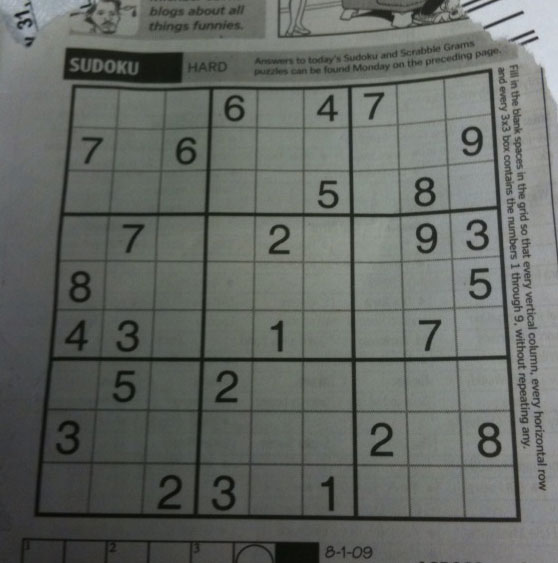
#> input picture Image4Otsu/sudoku.png, 558 x 563 px, found by its file name
$ python lab3-4.py
#> lines starting #> are read from the running program, lines starting #| are printed output that depends on the picture
import cv2
import numpy as np
import matplotlib.pyplot as plt
img = cv2.imread(r'D:\junior_3\Term2_2566\ComputerVision\1\Image4Otsu\sudoku.png')
#> img is the input picture: shape (563, 558, 3); mean B, G, R 99.5, 104.1, 100
rows, cols = img.shape[0], img.shape [1]
#> rows = 563; cols = 558

#image translation
M = np.float32 ([[1,0,100], [0,1,50]])
trans = cv2.warpAffine (img, M, (cols, rows))
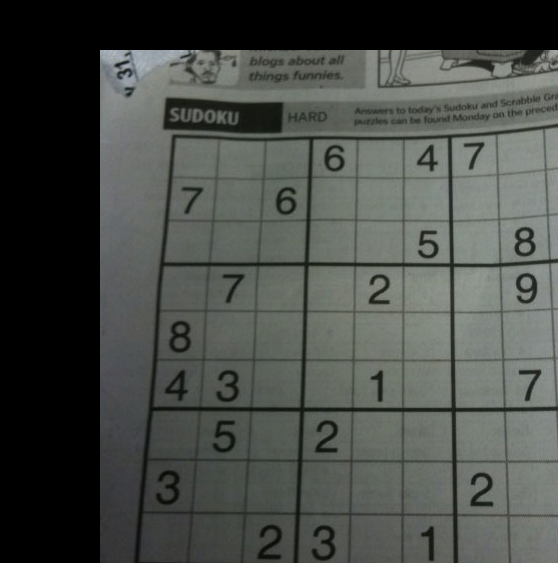
#> trans: shape (563, 558, 3); mean B, G, R 71.3, 75.5, 71.9

#image rotation
M = cv2.getRotationMatrix2D (((cols-1)/2.0, (rows-1)/2.0), 60,1)
rot = cv2.warpAffine (img, M, (cols, rows))
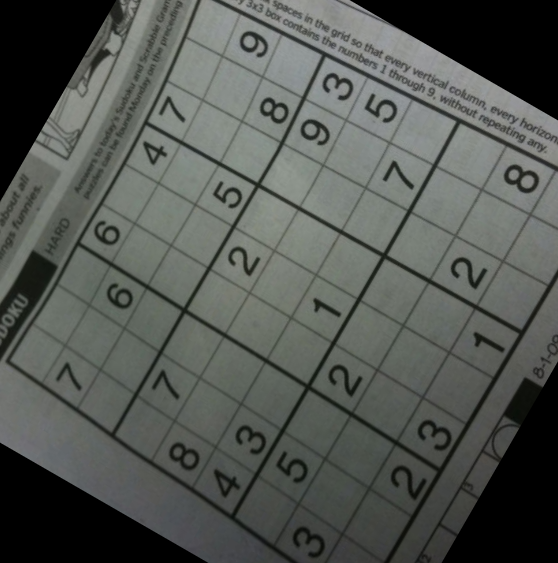
#> rot: shape (563, 558, 3); mean B, G, R 82.5, 87, 83.2

rot1 = cv2.rotate (img, cv2.ROTATE_90_CLOCKWISE)
rot2 = cv2.rotate (img, cv2.ROTATE_180)
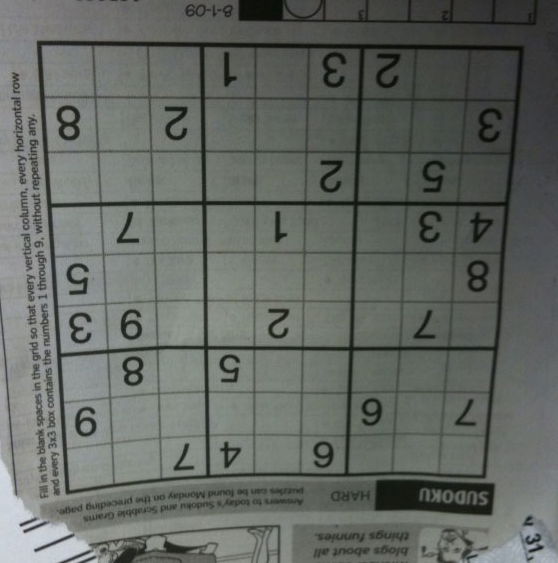
#> rot2: shape (563, 558, 3); mean B, G, R 99.5, 104.1, 100
rot3 = cv2.rotate (img, cv2.ROTATE_90_COUNTERCLOCKWISE)
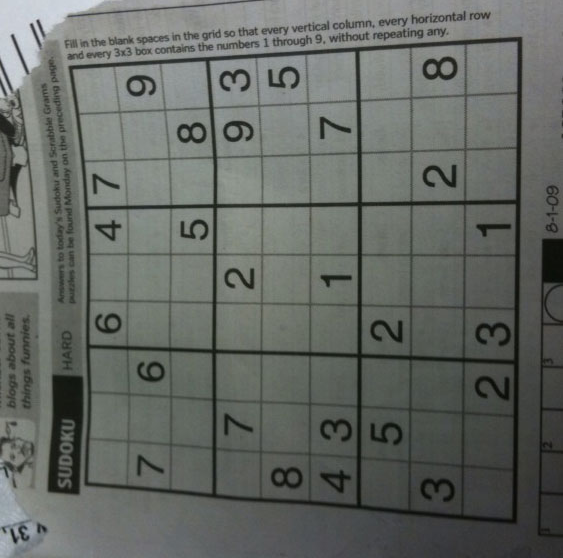
#> rot3: shape (558, 563, 3); mean B, G, R 99.5, 104.1, 100

# affine tranformation
pts1 = np.float32 ([[50,50], [200, 50], [50,200]])
pts2 = np.float32 ([[10,100], [200, 50], [100,250]])
M = cv2.getAffineTransform (pts1,pts2)
aff= cv2.warpAffine (img, M, (cols, rows))
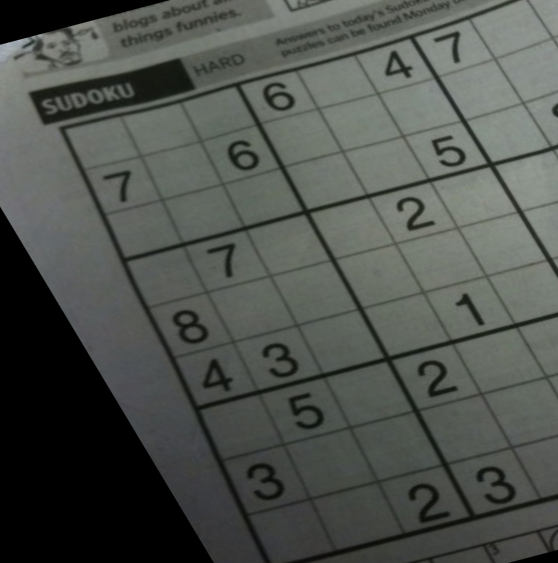
#> aff: shape (563, 558, 3); mean B, G, R 77.4, 82.3, 78.3

# Perspective Transformation
pts1 = np.float32 ([[73,85], [493,68], [35,515], [522,523]])
pts2 = np.float32 ([[0,0], [300,0], [0,300], [300, 300]])
M = cv2.getPerspectiveTransform (pts1,pts2)
perspec = cv2.warpPerspective (img, M, (300,300))

# flip
flip1 = cv2.flip(img, 0)
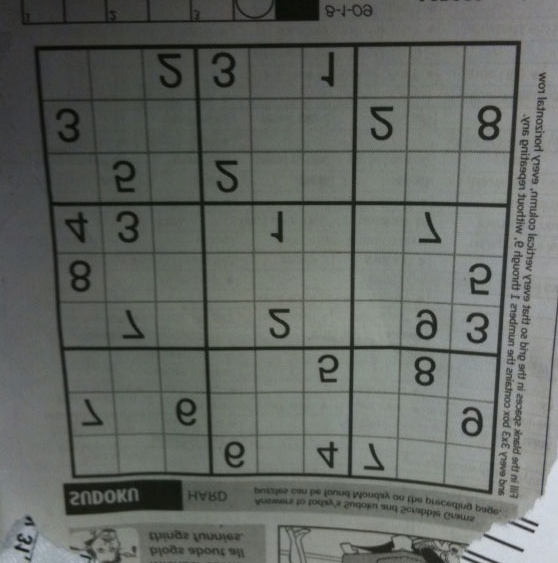
#> flip1: shape (563, 558, 3); mean B, G, R 99.5, 104.1, 100
flip2 = cv2.flip(img, 1)
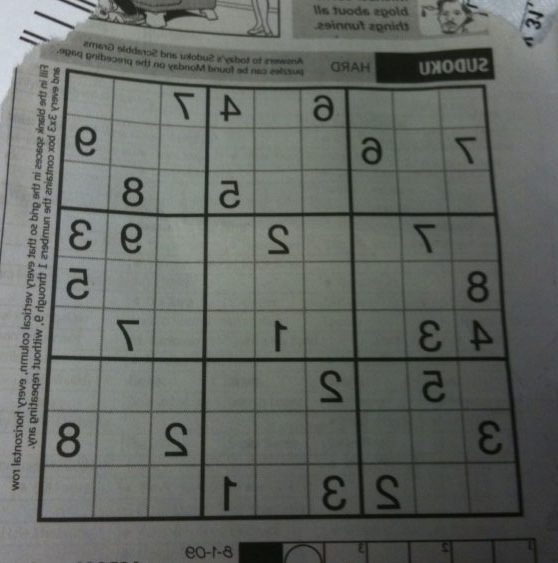
#> flip2: shape (563, 558, 3); mean B, G, R 99.5, 104.1, 100


plt.subplot(431), plt.imshow(img)
plt.title("Original"), plt.axis ("off")

plt.subplot(432), plt.imshow(trans)
plt.title("Translation"), plt.axis ("off")

plt.subplot(433), plt.imshow(rot)
plt.title("Rotation"), plt.axis ("off")

plt.subplot(435), plt.imshow(aff)
plt.title("Affine"), plt.axis("off")

plt.subplot(436), plt.imshow (perspec)
plt.title("Perspective"), plt.axis ("off")

plt.subplot(4,3,7), plt.imshow (rot1)
plt.title("ROTATE_90_CLOCKWISE"), plt.axis ("off")
plt.subplot(4,3,8), plt.imshow (rot2)

plt.title("ROTATE_180"), plt.axis ("off")

plt.subplot(4,3,9), plt.imshow (rot3)
plt.title("ROTATE_90_COUNTERCLOCKWISE"), plt.axis ("off")

plt.subplot(4,3,10), plt.imshow (flip1)
plt.title("Flip X"), plt.axis ("off")

plt.subplot(4,3,11), plt.imshow (flip2)
plt.title("Flip Y"), plt.axis ("off")


plt.show()
#> figure, not shown here; B, G, R data is drawn as R, G, B
